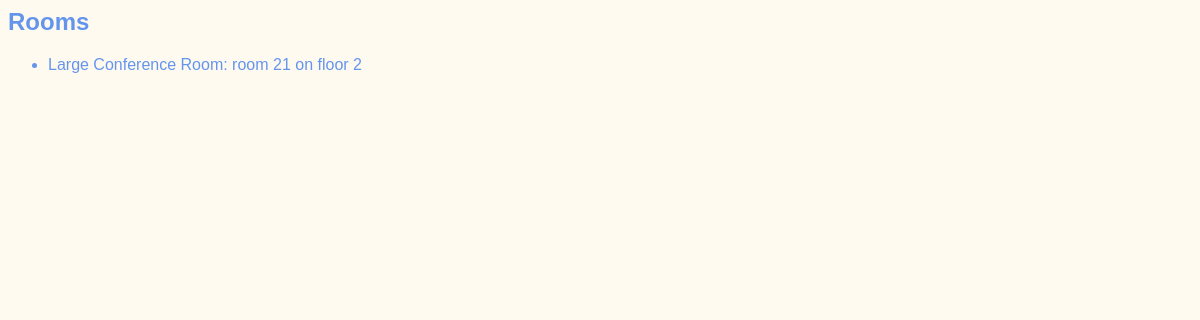
The page /meetings/rooms on the database as committed earlier.
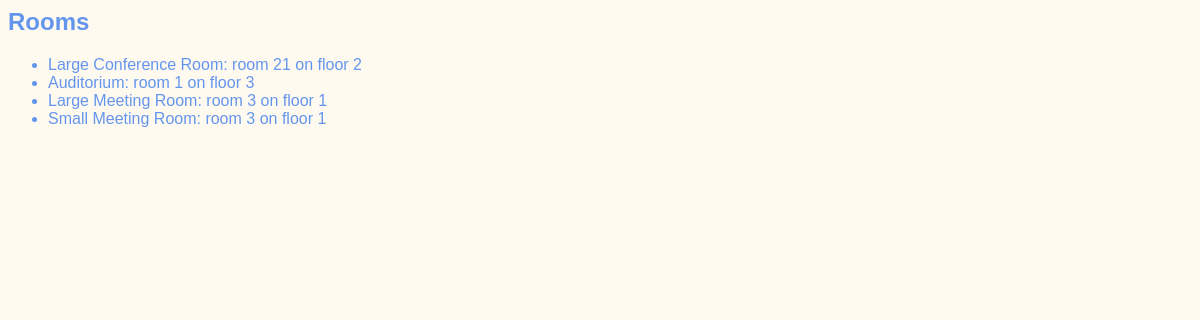
The same page on the database as committed later.
### meetings/models.py (models this page shows)
class Room(models.Model):
    name = models.CharField(max_length=50)
    floor = models.IntegerField()
    room_number = models.IntegerField()
    def __str__(self):
        return f"{self.name}: room {self.room_number} on floor {self.floor}"

### meetings/views.py (the view)
# urls.py: path('rooms', views.rooms_list, name="rooms"),
def rooms_list(request):
    return render(request, "meetings/rooms_list.html",
        {"rooms": Room.objects.all() })

### website/templates/meetings/rooms_list.html (shortened to what this page needs)
{% extends "base.html" %}
{% block content %}
    <h2>Rooms</h2>
    <ul>
        {% for room in rooms %}
            <li>
                {{room}}
            </li>
        {% endfor %}
    </ul>
{% endblock %}

### website/templates/base.html (shortened to what this page needs)
{% load static %}
<DOCTYPE html>
<html lang="en">
<head>
    <link rel="stylesheet" href="{% static 'website/style.css' %}"></link>
</head>
<body>
    {% block content %}
    {% endblock %}
</body>
</html>

### website/static/website/style.css (style rules this page uses)
body { font-family: sans-serif; color: cornflowerblue; background-color: floralwhite; }

Rows that differ between the two databases and show on the page:
added Room: name+room_number+floor "Auditorium: room 1 on floor 3"
added Room: name+room_number+floor "Large Meeting Room: room 3 on floor 1"
added Room: name+room_number+floor "Small Meeting Room: room 3 on floor 1"
